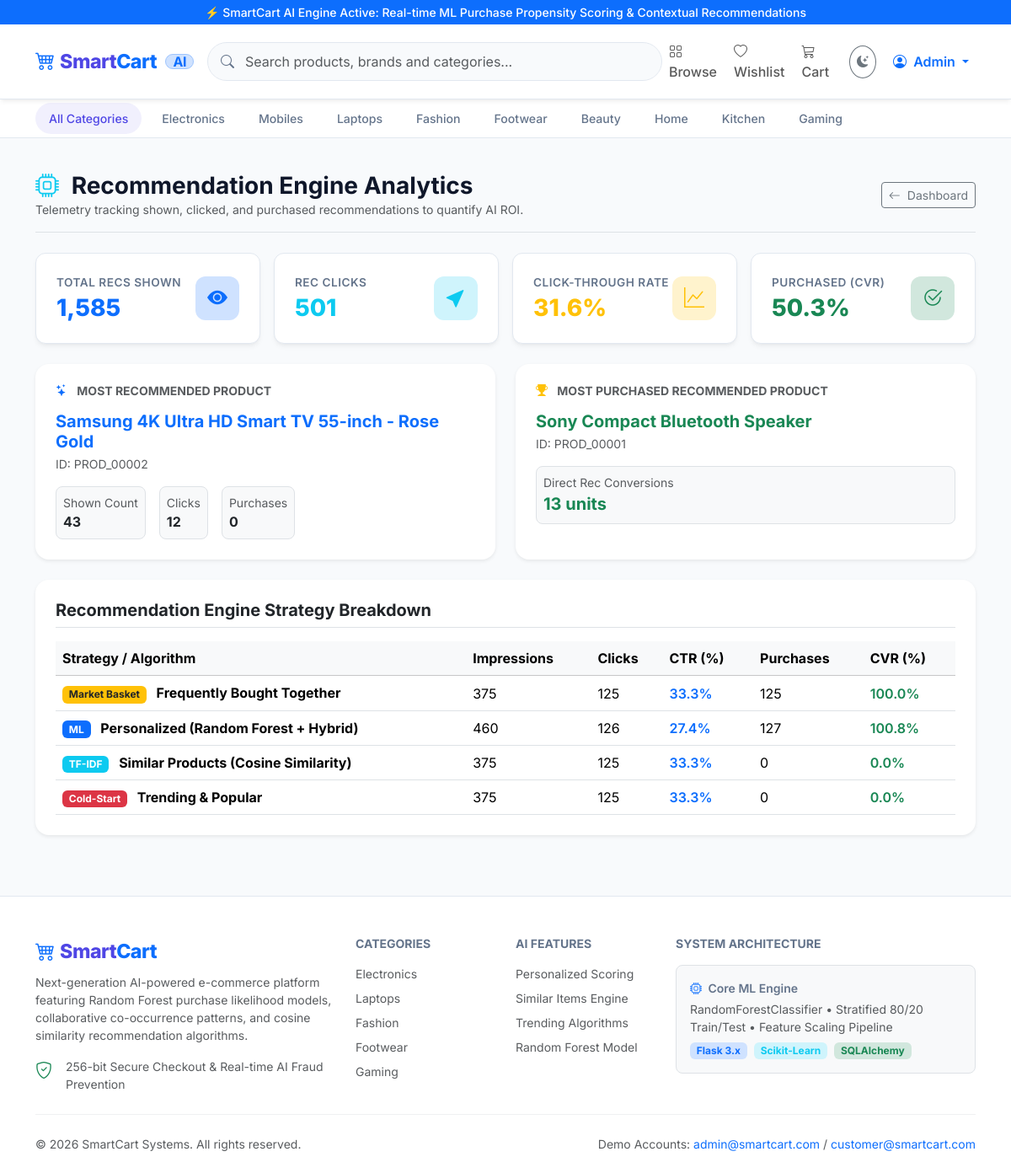
The app's page /admin/recommendations (signed in) with its own data.
### models.py (models this page shows, shortened)
class Product(db.Model):
    __tablename__ = "products"
    id = db.Column(db.Integer, primary_key=True)
    product_id = db.Column(db.String(50), unique=True, nullable=False, index=True)
    name = db.Column(db.String(200), nullable=False, index=True)
    category = db.Column(db.String(100), nullable=False, index=True)
    subcategory = db.Column(db.String(100), nullable=True)
    brand = db.Column(db.String(100), nullable=True, index=True)
    description = db.Column(db.Text, nullable=True)
    price = db.Column(db.Float, nullable=False)
    discount = db.Column(db.Float, default=0.0)
    final_price = db.Column(db.Float, nullable=False)
    rating = db.Column(db.Float, default=4.0)
    review_count = db.Column(db.Integer, default=0)
    stock = db.Column(db.Integer, default=50)
    popularity_score = db.Column(db.Float, default=50.0)
    tags = db.Column(db.Text, nullable=True)
    age_group = db.Column(db.String(50), default="All Ages")
    gender_target = db.Column(db.String(50), default="All")
    color = db.Column(db.String(50), default="Standard")
    size = db.Column(db.String(50), default="Standard")
    image_url = db.Column(db.String(500), nullable=True)
    status = db.Column(db.String(20), default="Active")
    created_at = db.Column(db.DateTime, default=datetime.utcnow)

### routes/admin_routes.py (the view)
@admin_bp.route("/recommendations")
@admin_required
def recommendations():
    rec_stats = AnalyticsService.get_recommendation_kpis()
    return render_template("admin/recommendations.html", stats=rec_stats)

### routes/auth_routes.py (called while the page is built)
def admin_required(f):
    @wraps(f)
    def decorated_function(*args, **kwargs):
        if "user_id" not in session:
            flash("Please log in as an administrator.", "warning")
            return redirect(url_for("auth.login", next=request.url))
        if session.get("role") != "admin":
            flash("Access denied: Administrator privileges required.", "danger")
            return redirect(url_for("customer.home"))
        return f(*args, **kwargs)
    return decorated_function

### templates/admin/recommendations.html (shortened to what this page needs)
{% extends "base.html" %}
{% block content %}
<div class="d-flex align-items-center justify-content-between flex-wrap gap-2 mb-4 border-bottom pb-3">
    <div>
        <h3 class="fw-bold mb-0"><i class="bi bi-cpu text-info me-2"></i> Recommendation Engine Analytics</h3>
        <p class="small text-muted mb-0">Telemetry tracking shown, clicked, and purchased recommendations to quantify AI ROI.</p>
    </div>
    <div>
        <a href="{{ url_for('admin.dashboard') }}" class="btn btn-outline-secondary btn-sm"><i class="bi bi-arrow-left me-1"></i> Dashboard</a>
    </div>
</div>
<div class="row g-3 mb-4">
    <div class="col-6 col-md-3">
        <div class="sc-stat-card">
            <div>
                <div class="sc-stat-label">Total Recs Shown</div>
                <div class="sc-stat-value text-primary">{{ '{:,}'.format(stats.total_recommendations) }}</div>
            </div>
            <div class="sc-stat-icon-wrap bg-primary-subtle text-primary"><i class="bi bi-eye-fill"></i></div>
        </div>
    </div>
    <div class="col-6 col-md-3">
        <div class="sc-stat-card">
            <div>
                <div class="sc-stat-label">Rec Clicks</div>
                <div class="sc-stat-value text-info">{{ '{:,}'.format(stats.recommendation_clicks) }}</div>
            </div>
            <div class="sc-stat-icon-wrap bg-info-subtle text-info"><i class="bi bi-cursor-fill"></i></div>
        </div>
    </div>
    <div class="col-6 col-md-3">
        <div class="sc-stat-card">
            <div>
                <div class="sc-stat-label">Click-Through Rate</div>
                <div class="sc-stat-value text-warning">{{ stats.ctr }}%</div>
            </div>
            <div class="sc-stat-icon-wrap bg-warning-subtle text-warning"><i class="bi bi-graph-up"></i></div>
        </div>
    </div>
    <div class="col-6 col-md-3">
        <div class="sc-stat-card">
            <div>
                <div class="sc-stat-label">Purchased (CVR)</div>
                <div class="sc-stat-value text-success">{{ stats.conversion_rate }}%</div>
            </div>
            <div class="sc-stat-icon-wrap bg-success-subtle text-success"><i class="bi bi-check2-circle"></i></div>
        </div>
    </div>
</div>
<div class="row g-4 mb-4">
    <div class="col-md-6">
        <div class="card border-0 shadow-sm rounded-4 p-4 h-100">
            <h6 class="fw-bold text-uppercase small text-muted mb-3"><i class="bi bi-stars text-primary me-2"></i> Most Recommended Product</h6>
            {% if stats.most_recommended_product %}
            <div class="h5 fw-bold text-primary mb-1">{{ stats.most_recommended_product.name }}</div>
            <div class="small text-muted mb-3">ID: {{ stats.most_recommended_product.product_id }}</div>
            <div class="d-flex gap-3">
                <div class="p-2 border rounded-3 bg-body-tertiary">
                    <div class="small text-muted">Shown Count</div>
                    <div class="fw-bold">{{ stats.most_recommended_product.shown_count }}</div>
                </div>
                <div class="p-2 border rounded-3 bg-body-tertiary">
                    <div class="small text-muted">Clicks</div>
                    <div class="fw-bold">{{ stats.most_recommended_product.clicks }}</div>
                </div>
                <div class="p-2 border rounded-3 bg-body-tertiary">
                    <div class="small text-muted">Purchases</div>
                    <div class="fw-bold">{{ stats.most_recommended_product.purchases }}</div>
                </div>
            </div>
            {% else %}
            <p class="text-muted small">No data yet.</p>
            {% endif %}
        </div>
    </div>
    <div class="col-md-6">
        <div class="card border-0 shadow-sm rounded-4 p-4 h-100">
            <h6 class="fw-bold text-uppercase small text-muted mb-3"><i class="bi bi-trophy-fill text-warning me-2"></i> Most Purchased Recommended Product</h6>
            {% if stats.most_purchased_recommended_product %}
            <div class="h5 fw-bold text-success mb-1">{{ stats.most_purchased_recommended_product.name }}</div>
            <div class="small text-muted mb-3">ID: {{ stats.most_purchased_recommended_product.product_id }}</div>
            <div class="p-2 border rounded-3 bg-body-tertiary d-inline-block">
                <div class="small text-muted">Direct Rec Conversions</div>
                <div class="fw-bold text-success fs-5">{{ stats.most_purchased_recommended_product.purchases }} units</div>
            </div>
            {% else %}
            <p class="text-muted small">No conversion data yet.</p>
            {% endif %}
        </div>
    </div>
</div>
<div class="card border-0 shadow-sm rounded-4 p-4">
    <h5 class="fw-bold mb-3 border-bottom pb-2">Recommendation Engine Strategy Breakdown</h5>
    <div class="table-responsive">
        <table class="table table-hover align-middle mb-0">
            <thead class="table-light">
                <tr>
                    <th>Strategy / Algorithm</th>
                    <th>Impressions</th>
                    <th>Clicks</th>
                    <th>CTR (%)</th>
                    <th>Purchases</th>
                    <th>CVR (%)</th>
                </tr>
            </thead>
            <tbody>
                {% for row in stats.breakdown %}
                <tr>
                    <td class="fw-bold">
                        {% if row.type == 'Personalized' %}
                        <span class="badge bg-primary me-2">ML</span> Personalized (Random Forest + Hybrid)
                        {% elif row.type == 'Similar' %}
                        <span class="badge bg-info me-2">TF-IDF</span> Similar Products (Cosine Similarity)
                        {% elif row.type == 'Frequently Bought Together' %}
                        <span class="badge bg-warning text-dark me-2">Market Basket</span> Frequently Bought Together
                        {% else %}
                        <span class="badge bg-danger me-2">Cold-Start</span> Trending & Popular
                        {% endif %}
                    </td>
                    <td>{{ row.total }}</td>
                    <td>{{ row.clicks }}</td>
                    <td><span class="fw-semibold text-primary">{{ row.ctr }}%</span></td>
                    <td>{{ row.purchases }}</td>
                    <td><span class="fw-semibold text-success">{{ row.cvr }}%</span></td>
                </tr>
                {% endfor %}
            </tbody>
        </table>
    </div>
</div>
{% endblock %}

### static/css/style.css (style rules this page uses)
:root { --sc-primary: #4f46e5; --sc-primary-hover: #4338ca; --sc-secondary: #06b6d4; --sc-accent: #f59e0b; --sc-success: #10b981; --sc-danger: #ef4444; --sc-bg: #f8fafc; --sc-surface: #ffffff; --sc-border: #e2e8f0; --sc-text-main: #0f172a; --sc-text-muted: #64748b; --sc-card-shadow: 0 4px 6px -1px rgba(0, 0, 0, 0.05), 0 2px 4px -2px rgba(0, 0, 0, 0.05); --sc-hover-shadow: 0 10px 15px -3px rgba(0, 0, 0, 0.08), 0 4px 6px -4px rgba(0, 0, 0, 0.05); --sc-radius: 12px; --sc-transition: all 0.25s cubic-bezier(0.4, 0, 0.2, 1); }
body { font-family: 'Inter', -apple-system, BlinkMacSystemFont, "Segoe UI", Roboto, sans-serif; background-color: var(--sc-bg); color: var(--sc-text-main); min-height: 100vh; display: flex; flex-direction: column; transition: background-color 0.3s ease, color 0.3s ease; }

### static/css/dashboard.css (style rules this page uses)
.sc-stat-card { background-color: var(--sc-surface); border: 1px solid var(--sc-border); border-radius: var(--sc-radius); padding: 1.5rem; box-shadow: var(--sc-card-shadow); display: flex; align-items: center; justify-content: space-between; transition: var(--sc-transition); }
.sc-stat-icon-wrap { width: 52px; height: 52px; border-radius: 12px; display: flex; align-items: center; justify-content: center; font-size: 1.5rem; }
.sc-stat-value { font-size: 1.75rem; font-weight: 800; line-height: 1.2; margin-top: 0.25rem; color: var(--sc-text-main); }
.sc-stat-label { font-size: 0.85rem; font-weight: 600; text-transform: uppercase; letter-spacing: 0.5px; color: var(--sc-text-muted); }

### records on screen
Product: most_recommended_product.name "Samsung 4K Ultra HD Smart TV 55-inch - Rose Gold", most_recommended_product.product_id "PROD_00002"
Product: most_purchased_recommended_product.name "Sony Compact Bluetooth Speaker", most_purchased_recommended_product.product_id "PROD_00001"

### other values on screen
{{ session.get('customer_name', 'Account') }} "Admin"
{{ cat }} "Electronics" "Mobiles" "Laptops" "Fashion" "Footwear" "Beauty" "Home" "Kitchen" "Gaming"
{{ '{:,}'.format(stats.total_recommendations) }} "1,585"
{{ '{:,}'.format(stats.recommendation_clicks) }} "501"
{{ stats.ctr }} "31.6"
{{ stats.conversion_rate }} "50.3"
{{ stats.most_recommended_product.shown_count }} "43"
{{ stats.most_recommended_product.clicks }} "12"
{{ stats.most_recommended_product.purchases }} "0"
{{ stats.most_purchased_recommended_product.purchases }} "13"
{{ row.total }} "375" "460" "375" "375"
{{ row.clicks }} "125" "126" "125" "125"
{{ row.ctr }} "33.3" "27.4" "33.3" "33.3"
{{ row.purchases }} "125" "127" "0" "0"
{{ row.cvr }} "100.0" "100.8" "0.0" "0.0"
